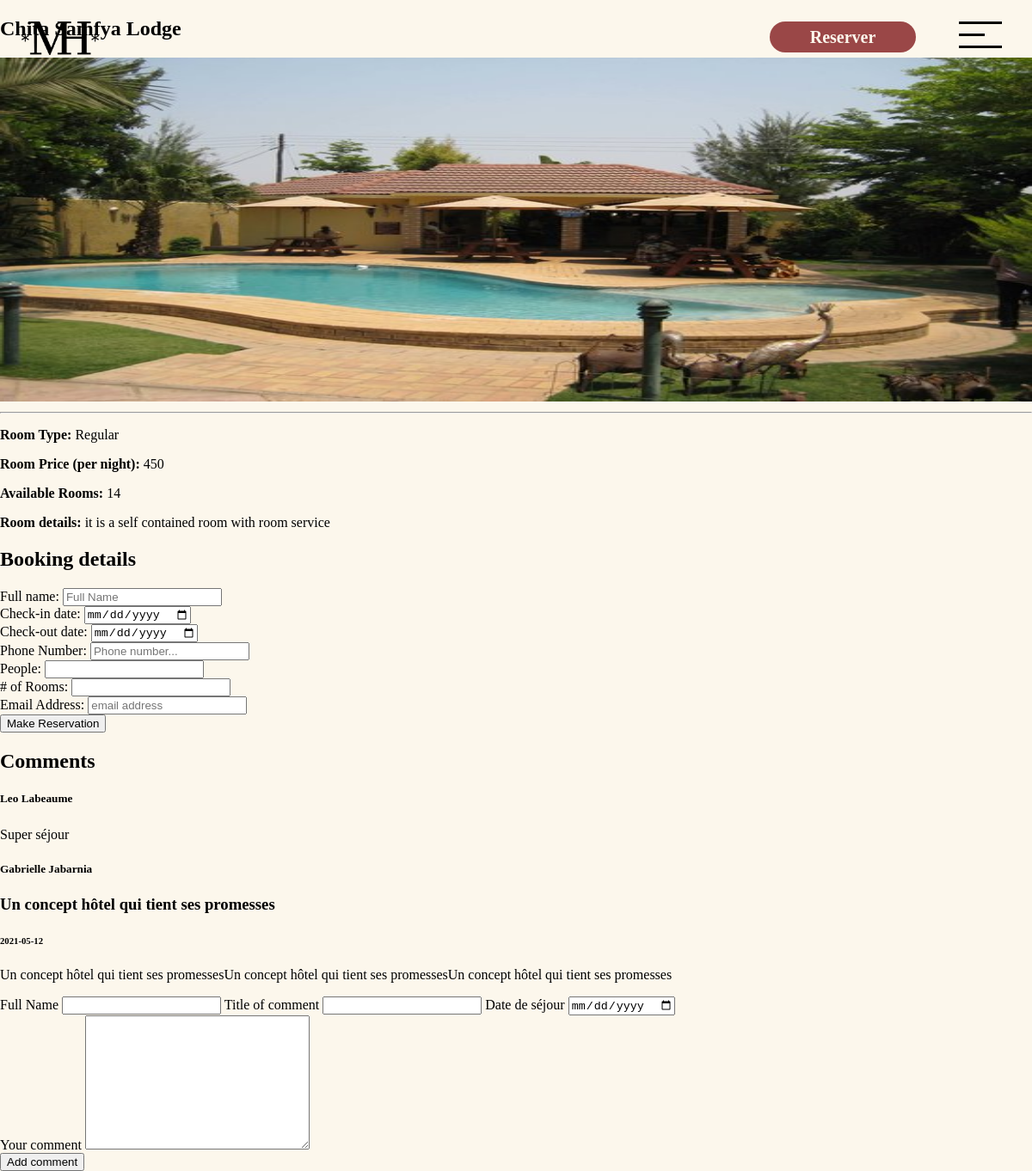
The app's page /details.php?room=16, older data.
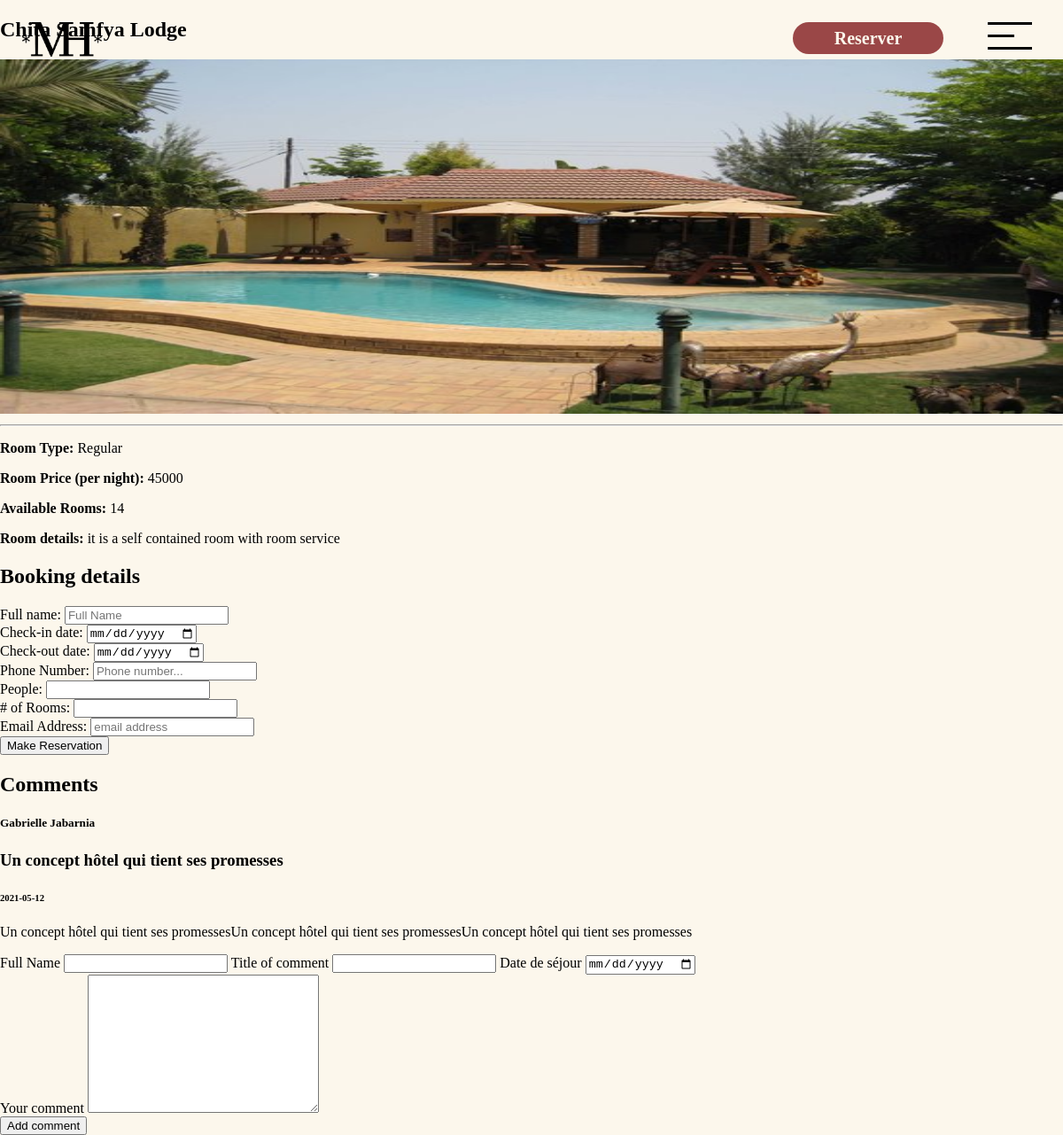
The same page, newer data.
### tables this page shows
CREATE TABLE `rooms` (
  `id` int(11) NOT NULL,
  `room_number` varchar(255) NOT NULL,
  `rooms` int(11) NOT NULL,
  `type` varchar(255) NOT NULL,
  `price` text NOT NULL,
  `details` text NOT NULL,
  `photo` text NOT NULL
);

CREATE TABLE `comments` (
  `id` int(11) NOT NULL,
  `fullname` varchar(255) NOT NULL,
  `title_c` varchar(255) NOT NULL,
  `date_c` date DEFAULT NULL,
  `comment` longtext NOT NULL,
  `id_rooms` int(11) NOT NULL
);

### details.php (the view, shortened to what this page needs)
<?php
require_once 'core/core.php';
include 'includes/header.php';
if (isset($_GET['room'])) {
  $roomID = $_GET['room'];
  $select = $db->query("SELECT * FROM rooms WHERE id = '{$roomID}' ");
} elseif (!(isset($_GET['room'])) || $_GET['room'] == '') {
  header("Location: rooms.php");
}
?>
<div class="container">
  <?php while ($room = mysqli_fetch_assoc($select)) : ?>
    <div class="page-header">
      <h2 class="text-center"><?= $room['room_number']; ?></h2>
    </div>
    <div class="row">
      <div class="col-md-6">
        <img class="" style="width:100%; height:400px" src="<?= $room['photo']; ?>">
      </div>
      <div class="col-md-6">
        <hr />
        <p><b>Room Type:</b> <?= $room['type']; ?></p>
        <p><b>Room Price (per night):</b> <?= $room['price']; ?></p>
        <p><b>Available Rooms:</b> <?= $room['rooms']; ?></p>
        <p><b>Room details:</b> <?= $room['details']; ?></p>
      </div>
    </div>
    <div class="page-header">
      <h2 class="text-center">Booking details</h2>
    </div>
    <form action="details.php?room=<?= $roomID ?>" method="POST">
      <div class="row">
        <div class="col">
          <label class="form-control-label">Full name:</label>
          <input type="text" class="form-control" name="fullname" placeholder="Full Name" <?= ($room['rooms'] <= 0) ? 'readonly' : ''; ?>>
        </div>
        <div class="col">
          <label class="form-control-label">Check-in date:</label>
          <input type="date" class="form-control" name="in_date" <?= ($room['rooms'] <= 0) ? 'readonly' : ''; ?>>
        </div>
        <div class="col">
          <label class="form-control-label">Check-out date:</label>
          <input type="date" class="form-control" name="out_date" <?= ($room['rooms'] <= 0) ? 'readonly' : ''; ?>>
        </div>
        <div class="col">
          <label class="form-control-label">Phone Number:</label>
          <input type="text" class="form-control" name="phone" placeholder="Phone number..." <?= ($room['rooms'] <= 0) ? 'readonly' : ''; ?>>
        </div>
        <div class="col">
          <label class="form-control-label">People:</label>
          <input type="number" class="form-control" max="5" name="people" <?= ($room['rooms'] <= 0) ? 'readonly' : ''; ?>>
        </div>
        <div class="col">
          <label class="form-control-label"># of Rooms:</label>
          <input type="number" class="form-control" name="rooms" <?= ($room['rooms'] <= 0) ? 'readonly' : ''; ?>>
        </div>
        <div class="col">
          <label class="form-control-label">Email Address:</label>
          <input type="email" class="form-control" name="email" placeholder="email address" <?= ($room['rooms'] <= 0) ? 'readonly' : ''; ?>>
        </div>
        <div class="col-md-12">
          <input type="submit" class="form-control btn btn-primary" value="Make Reservation" name="checkin" <?= ($room['rooms'] <= 0) ? 'disabled' : ''; ?>>
        </div>
      </div>
    </form>
    <div class="page-header">
      <h2 class="text-center">Comments</h2>
    </div>
    <?php
    $select2 = $db->query("SELECT * FROM `comments` WHERE id_rooms='{$roomID}'");
    while ($comments = mysqli_fetch_assoc($select2)) {
      ?>
      <h5><?php echo $comments['fullname']; ?></h5>
      <h3><?php echo $comments['title_c']; ?></h3>
      <h6><?php echo $comments['date_c']; ?></h6>
      <p><?php echo $comments['comment']; ?></p>
    <?php
    }
    ?>
    <form action="details.php?room=<?= $roomID ?>" method="POST">
      <label for="fullname2">Full Name</label>
      <input type="text" name="fullname2">
      <label for="title">Title of comment</label>
      <input type="text" name="title">
      <label for="date_c">Date de séjour</label>
      <input type="date" name="date_c">
      <br>
      <label for="">Your comment</label>
      <textarea name="comment" id="" cols="30" rows="10"></textarea>
      <div class="col-md-12">
          <input type="submit" class="form-control btn btn-primary" value="Add comment" name="checkin2" <?= ($room['rooms'] <= 0) ? 'disabled' : ''; ?>>
        </div>
    </form>
  <?php endwhile; ?>
</div>

Row changes from the older to the newer data that the page shows:
removed comments: fullname "Leo Labeaume", comment "Super séjour"
changed rooms "Chita Samfya Lodge": price "450" → "45000"
